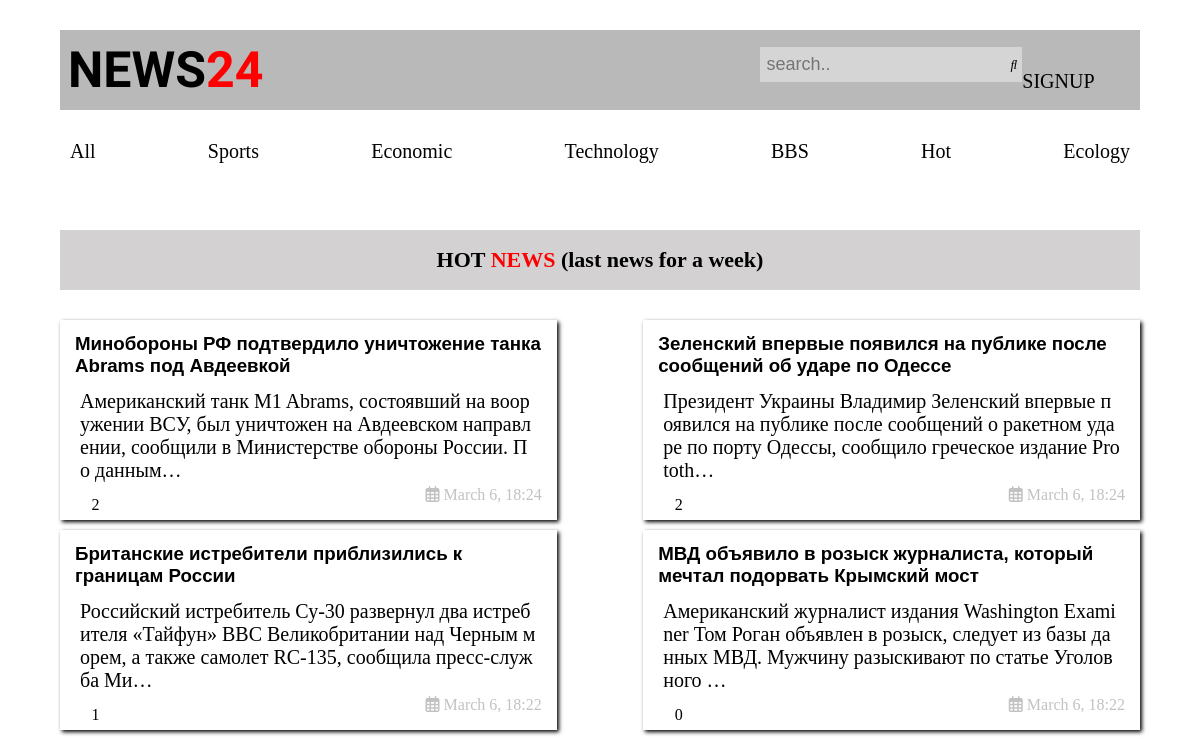
Before: / with the older database file.
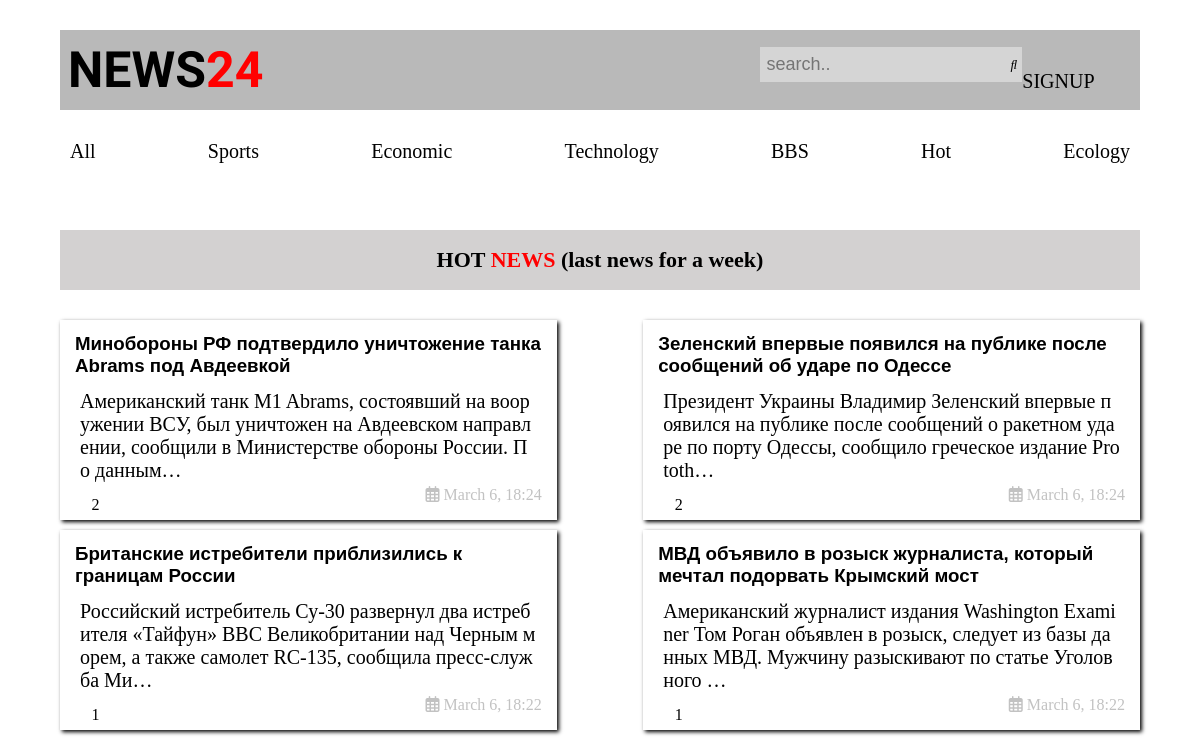
After: the same page with the newer database file.
### news/models.py (models this page shows, shortened)
class News(models.Model):
    class Status(models.TextChoices):
        DRAFT = 'DF', 'Draft',
        PUBLISHED = 'PB', 'Published'
    title = models.CharField(max_length=250)
    slug = models.SlugField(max_length=250, unique_for_date='publish')
    body = models.TextField()
    view =models.PositiveIntegerField(default=0)
    publish = models.DateTimeField(default=timezone.now)
    created_at = models.DateTimeField(auto_now_add=True)
    updated_at = models.DateTimeField(auto_now=True)
    status = models.CharField(max_length=2, choices=Status.choices, default=Status.DRAFT)
    author = models.ForeignKey(User, on_delete=models.CASCADE, related_name='new_posts')
    objects = models.Manager()
    published = PublishedManager()
    class Meta:
        ordering = ['-publish']
        indexes = [
            models.Index(fields=['-publish'])
        ]

### news/views.py (the view)
# urls.py: path('', views.news_list, name='news_list'),
def news_list(request):
    news = News.objects.all()
    paginator = Paginator(news, 3)
    page_number = request.GET.get('page',1)
    posts = paginator.get_page(page_number)
    return render(request, 'news/home.html', {'news':news})

### news/templates/news/home.html (shortened to what this page needs)
{% extends 'base.html'%}
{% block body  %}
    <div class="box-forlastnews">
        <div class="line">
            <h3>HOT <span>NEWS</span> (last news for a week)</h3>
        </div>
    </div>
    <div class="card-box">
    {% for i in news %}
        <div class="card">
            <div class="title">
                <h3><a style="color:black; text-decoration: none" href="{% url 'news_detail' id=i.id %}">{{ i.title|truncatechars:80|linebreaks }}</a></h3>
            </div>
            <div class="content">
                <p>{{ i.body|truncatechars:150 }}</p>
            </div>
            <div class="footer-card">
                <div class="view">
                   <p><i class="fa-duotone fa-eye"></i> {{ i.view }}</p>
                </div>
                <div class="time">
                  <p style="margin-bottom: 20px;"><i class="fa-sharp fa-regular fa-calendar-days"></i> {{ i.created_at|date:"F j, H:i" }}</p>
                </div>
            </div>
        </div>
    {% endfor %}
    </div>
{% endblock body %}

Changed rows visible on the page:
changed News "МВД объявило в розыск журналиста, который мечтал подорвать Крымский мост": view "0" → "1"
